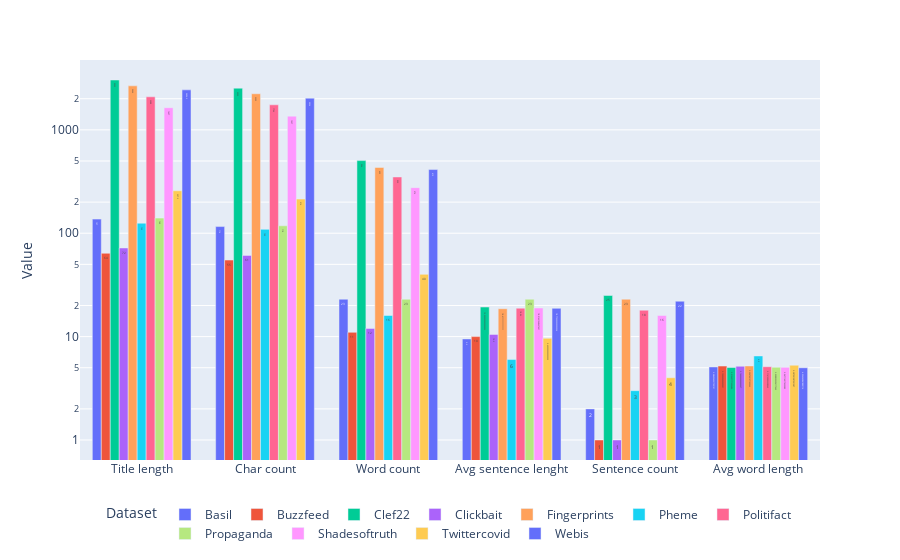

The notebook cell saved with this chart:
### Code cell
# Format for plotting
stats_df_long["Dataset"] = stats_df_long["Dataset"].str.capitalize()
stats_df_long["Stat"] = stats_df_long["Stat"].str.replace("_", " ").str.capitalize()

fig = px.bar(
    data_frame=stats_df_long,
    x="Stat",
    y="Value",
    color="Dataset",
    barmode="group",
    text="Value",
    log_y=True
)

fig.update_layout(xaxis_title=None,xaxis={'categoryorder':'total descending'},showlegend=True, legend=dict(orientation="h",   # show entries horizontally
                     xanchor = "center",  # use center of legend as anchor
                     x = .5))

fig.show()

pio.write_image(
     fig=fig,
    file="stats_data.pdf",
    width=1.5*600,
    height=0.75*400
 )

### Figure 1 — Plotly figure (JSON) as saved in the notebook; plotly's stock layout.template omitted (floating-point values rounded to 4 significant figures)
{"data": [{"alignmentgroup": "True", "hovertemplate": "Dataset=Basil<br>Stat=%{x}<br>Value=%{text}<extra></extra>", "legendgroup": "Basil", "marker": {"color": "#636efa", "pattern": {"shape": ""}}, "name": "Basil", "offsetgroup": "Basil", "orientation": "v", "showlegend": true, "text": [137, 23, 116, 2, 5.087, 9.5], "textposition": "auto", "type": "bar", "x": ["Title length", "Word count", "Char count", "Sentence count", "Avg word length", "Avg sentence lenght"], "xaxis": "x", "y": [137, 23, 116, 2, 5.087, 9.5], "yaxis": "y"}, {"alignmentgroup": "True", "hovertemplate": "Dataset=Buzzfeed<br>Stat=%{x}<br>Value=%{text}<extra></extra>", "legendgroup": "Buzzfeed", "marker": {"color": "#EF553B", "pattern": {"shape": ""}}, "name": "Buzzfeed", "offsetgroup": "Buzzfeed", "orientation": "v", "showlegend": true, "text": [64, 11, 55, 1, 5.191, 10], "textposition": "auto", "type": "bar", "x": ["Title length", "Word count", "Char count", "Sentence count", "Avg word length", "Avg sentence lenght"], "xaxis": "x", "y": [64, 11, 55, 1, 5.191, 10], "yaxis": "y"}, {"alignmentgroup": "True", "hovertemplate": "Dataset=Clef22<br>Stat=%{x}<br>Value=%{text}<extra></extra>", "legendgroup": "Clef22", "marker": {"color": "#00cc96", "pattern": {"shape": ""}}, "name": "Clef22", "offsetgroup": "Clef22", "orientation": "v", "showlegend": true, "text": [3035, 504, 2530, 25, 5.02, 19.33], "textposition": "auto", "type": "bar", "x": ["Title length", "Word count", "Char count", "Sentence count", "Avg word length", "Avg sentence lenght"], "xaxis": "x", "y": [3035, 504, 2530, 25, 5.02, 19.33], "yaxis": "y"}, {"alignmentgroup": "True", "hovertemplate": "Dataset=Clickbait<br>Stat=%{x}<br>Value=%{text}<extra></extra>", "legendgroup": "Clickbait", "marker": {"color": "#ab63fa", "pattern": {"shape": ""}}, "name": "Clickbait", "offsetgroup": "Clickbait", "orientation": "v", "showlegend": true, "text": [72, 12, 61, 1, 5.167, 10.5], "textposition": "auto", "type": "bar", "x": ["Title length", "Word count", "Char count", "Sentence count", "Avg word length", "Avg sentence lenght"], "xaxis": "x", "y": [72, 12, 61, 1, 5.167, 10.5], "yaxis": "y"}, {"alignmentgroup": "True", "hovertemplate": "Dataset=Fingerprints<br>Stat=%{x}<br>Value=%{text}<extra></extra>", "legendgroup": "Fingerprints", "marker": {"color": "#FFA15A", "pattern": {"shape": ""}}, "name": "Fingerprints", "offsetgroup": "Fingerprints", "orientation": "v", "showlegend": true, "text": [2664, 433, 2233, 23, 5.205, 18.61], "textposition": "auto", "type": "bar", "x": ["Title length", "Word count", "Char count", "Sentence count", "Avg word length", "Avg sentence lenght"], "xaxis": "x", "y": [2664, 433, 2233, 23, 5.205, 18.61], "yaxis": "y"}, {"alignmentgroup": "True", "hovertemplate": "Dataset=Pheme<br>Stat=%{x}<br>Value=%{text}<extra></extra>", "legendgroup": "Pheme", "marker": {"color": "#19d3f3", "pattern": {"shape": ""}}, "name": "Pheme", "offsetgroup": "Pheme", "orientation": "v", "showlegend": true, "text": [125, 16, 109, 3, 6.5, 6], "textposition": "auto", "type": "bar", "x": ["Title length", "Word count", "Char count", "Sentence count", "Avg word length", "Avg sentence lenght"], "xaxis": "x", "y": [125, 16, 109, 3, 6.5, 6], "yaxis": "y"}, {"alignmentgroup": "True", "hovertemplate": "Dataset=Politifact<br>Stat=%{x}<br>Value=%{text}<extra></extra>", "legendgroup": "Politifact", "marker": {"color": "#FF6692", "pattern": {"shape": ""}}, "name": "Politifact", "offsetgroup": "Politifact", "orientation": "v", "showlegend": true, "text": [2088, 350, 1746, 18, 5.116, 18.84], "textposition": "auto", "type": "bar", "x": ["Title length", "Word count", "Char count", "Sentence count", "Avg word length", "Avg sentence lenght"], "xaxis": "x", "y": [2088, 350, 1746, 18, 5.116, 18.84], "yaxis": "y"}, {"alignmentgroup": "True", "hovertemplate": "Dataset=Propaganda<br>Stat=%{x}<br>Value=%{text}<extra></extra>", "legendgroup": "Propaganda", "marker": {"color": "#B6E880", "pattern": {"shape": ""}}, "name": "Propaganda", "offsetgroup": "Propaganda", "orientation": "v", "showlegend": true, "text": [140, 23, 118, 1, 5.059, 23], "textposition": "auto", "type": "bar", "x": ["Title length", "Word count", "Char count", "Sentence count", "Avg word length", "Avg sentence lenght"], "xaxis": "x", "y": [140, 23, 118, 1, 5.059, 23], "yaxis": "y"}, {"alignmentgroup": "True", "hovertemplate": "Dataset=Shadesoftruth<br>Stat=%{x}<br>Value=%{text}<extra></extra>", "legendgroup": "Shadesoftruth", "marker": {"color": "#FF97FF", "pattern": {"shape": ""}}, "name": "Shadesoftruth", "offsetgroup": "Shadesoftruth", "orientation": "v", "showlegend": true, "text": [1637, 276, 1357, 16, 5.047, 18.91], "textposition": "auto", "type": "bar", "x": ["Title length", "Word count", "Char count", "Sentence count", "Avg word length", "Avg sentence lenght"], "xaxis": "x", "y": [1637, 276, 1357, 16, 5.047, 18.91], "yaxis": "y"}, {"alignmentgroup": "True", "hovertemplate": "Dataset=Twittercovid<br>Stat=%{x}<br>Value=%{text}<extra></extra>", "legendgroup": "Twittercovid", "marker": {"color": "#FECB52", "pattern": {"shape": ""}}, "name": "Twittercovid", "offsetgroup": "Twittercovid", "orientation": "v", "showlegend": true, "text": [257.5, 40, 214, 4, 5.287, 9.633], "textposition": "auto", "type": "bar", "x": ["Title length", "Word count", "Char count", "Sentence count", "Avg word length", "Avg sentence lenght"], "xaxis": "x", "y": [257.5, 40, 214, 4, 5.287, 9.633], "yaxis": "y"}, {"alignmentgroup": "True", "hovertemplate": "Dataset=Webis<br>Stat=%{x}<br>Value=%{text}<extra></extra>", "legendgroup": "Webis", "marker": {"color": "#636efa", "pattern": {"shape": ""}}, "name": "Webis", "offsetgroup": "Webis", "orientation": "v", "showlegend": true, "text": [2436.0, 413, 2026, 22, 4.997, 18.78], "textposition": "auto", "type": "bar", "x": ["Title length", "Word count", "Char count", "Sentence count", "Avg word length", "Avg sentence lenght"], "xaxis": "x", "y": [2436.0, 413, 2026, 22, 4.997, 18.78], "yaxis": "y"}], "layout": {"barmode": "group", "legend": {"orientation": "h", "title": {"text": "Dataset"}, "tracegroupgap": 0, "x": 0.5, "xanchor": "center"}, "margin": {"t": 60}, "showlegend": true, "xaxis": {"anchor": "y", "categoryorder": "total descending", "domain": [0, 1], "title": {}}, "yaxis": {"anchor": "x", "domain": [0, 1], "title": {"text": "Value"}, "type": "log"}}}
